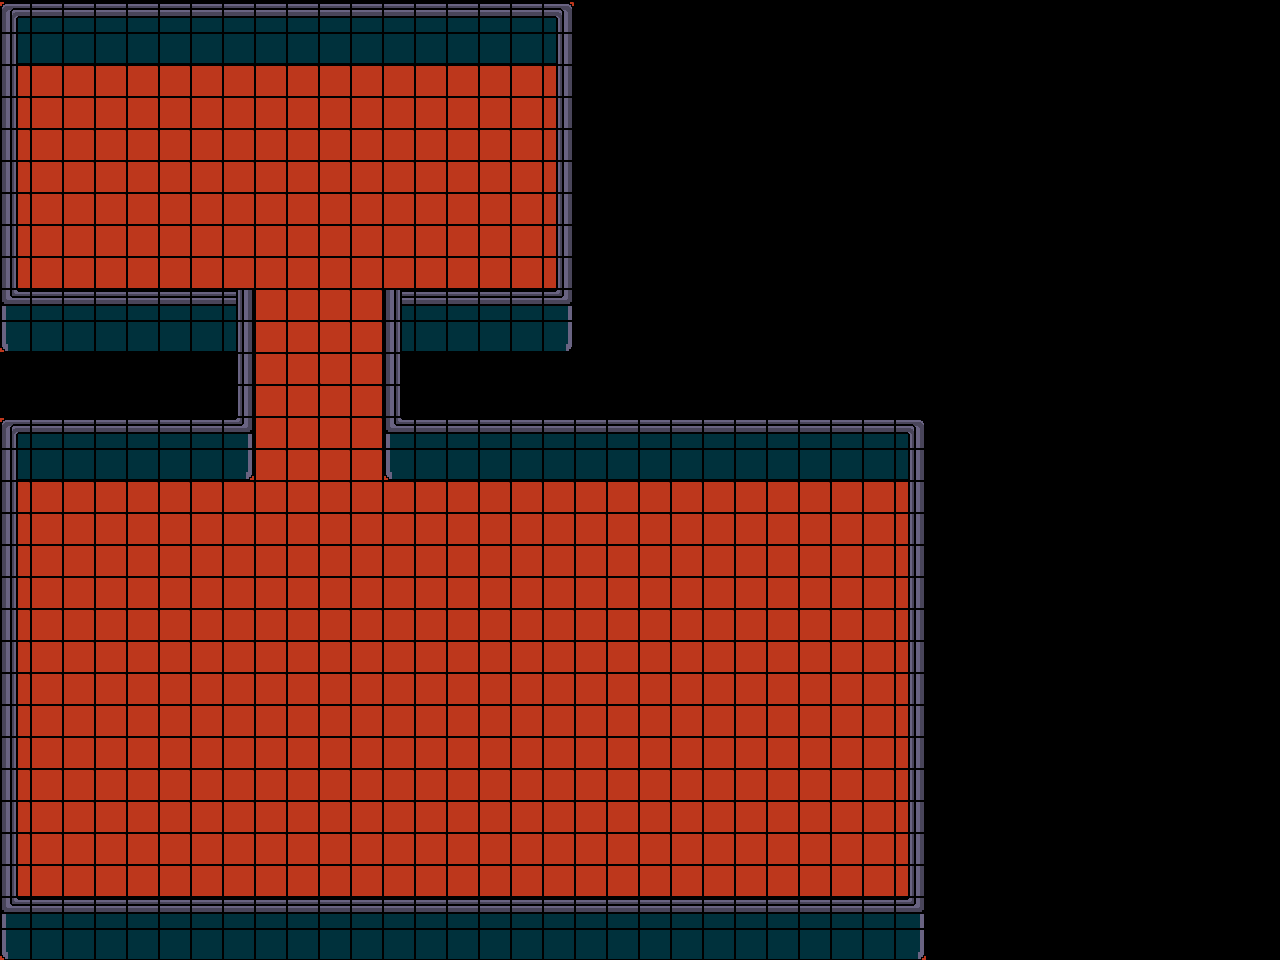

Below is a game level as drawn by its tile map, then a one-line description and the .tmx file that defines it, in full:
An orthogonal 40x30 tile map with 32x32 px tiles, 2 tile layers (Tile Layer 1, Tile Layer 2), 2 tilesets and 12 objects.

<map version="1.10" tiledversion="1.10.2" orientation="orthogonal" renderorder="right-down" width="40" height="30" tilewidth="32" tileheight="32" infinite="0" nextlayerid="4" nextobjectid="15">
 <tileset firstgid="1" source="tile2.tsx" />
 <tileset firstgid="25" source="scifitiles-sheet.tsx" />
 <layer id="1" name="Tile Layer 1" width="40" height="30">
  <data encoding="csv">
2,2,2,2,2,2,2,2,2,2,2,2,2,2,2,2,2,2,0,0,0,0,0,0,0,0,0,0,0,0,0,0,0,0,0,0,0,0,0,0,
12,2,2,2,2,2,2,2,2,2,2,2,2,2,2,2,2,12,0,0,0,0,0,0,0,0,0,0,0,0,0,0,0,0,0,0,0,0,0,0,
2,2,2,2,2,2,2,2,2,2,2,2,2,2,2,2,2,2,0,0,0,0,0,0,0,0,0,0,0,0,0,0,0,0,0,0,0,0,0,0,
2,2,2,2,2,2,2,2,2,2,2,2,2,2,2,2,2,2,0,0,0,0,0,0,0,0,0,0,0,0,0,0,0,0,0,0,0,0,0,0,
2,2,2,2,2,2,2,2,2,2,2,2,2,2,2,2,2,2,0,0,0,0,0,0,0,0,0,0,0,0,0,0,0,0,0,0,0,0,0,0,
2,2,2,2,2,2,2,2,2,2,2,2,2,2,2,2,2,2,0,0,0,0,0,0,0,0,0,0,0,0,0,0,0,0,0,0,0,0,0,0,
2,2,2,2,2,2,2,2,2,2,2,2,2,2,2,2,2,2,0,0,0,0,0,0,0,0,0,0,0,0,0,0,0,0,0,0,0,0,0,0,
2,2,2,2,2,2,2,2,2,2,2,2,2,2,2,2,2,2,0,0,0,0,0,0,0,0,0,0,0,0,0,0,0,0,0,0,0,0,0,0,
2,2,2,2,2,2,2,2,2,2,2,2,2,2,2,2,2,2,0,0,0,0,0,0,0,0,0,0,0,0,0,0,0,0,0,0,0,0,0,0,
2,2,2,2,2,2,6,6,2,2,2,2,6,2,2,2,2,2,0,0,0,0,0,0,0,0,0,0,0,0,0,0,0,0,0,0,0,0,0,0,
2,2,2,2,2,2,2,22,2,2,2,2,22,2,2,2,2,2147483669,0,0,0,0,0,0,0,0,0,0,0,0,0,0,0,0,0,0,0,0,0,0,
0,0,0,0,0,0,0,0,2,2,7,2,0,0,0,0,0,0,0,0,0,0,0,0,0,0,0,0,0,0,0,0,0,0,0,0,0,0,0,0,
0,0,0,0,0,0,0,0,2,2,2,2,0,0,0,0,0,0,0,0,0,0,0,0,0,0,0,0,0,0,0,0,0,0,0,0,0,0,0,0,
2,2,2,2,2,2,2,2,2,2,2,2,2,2,2,2,2,2,2,2,2,2,2,2,2,2,0,0,0,0,0,0,0,0,0,0,0,0,0,0,
2,2,2,2,2,2,2,2,2,2,2,2,2,2,2,2,2,2,2,2,2,2,2,2,2,2,2,2,12,0,0,0,0,0,0,0,0,0,0,0,
2,2,2,2,2,2,2,2,2,2,2,2,2,2,2,2,2,2,2,2,2,2,2,2,2,2,2,2,2,0,0,0,0,0,0,0,0,0,0,0,
2,2,2,2,2,2,2,2,2,2,2,2,2,2,2,2,2,2,2,2,2,2,2,2,2,2,2,2,2,0,0,0,0,0,0,0,0,0,0,0,
2,2,2,2,2,2,2,2,2,2,2,2,2,2,2,2,2,2,2,2,2,2,2,2,2,2,2,2,2,0,0,0,0,0,0,0,0,0,0,0,
2,2,2,2,2,2,2,2,2,2,2,2,2,2,2,2,2,2,2,2,2,2,2,2,2,2,2,2,2,0,0,0,0,0,0,0,0,0,0,0,
2,2,2,2,2,2,2,2,2,2,2,2,2,2,2,2,2,2,2,2,2,2,2,2,2,2,2,2,2,0,0,0,0,0,0,0,0,0,0,0,
2,2,2,2,2,2,2,2,2,2,2,2,2,2,2,2,2,2,2,2,2,2,2,2,2,2,2,2,2,0,0,0,0,0,0,0,0,0,0,0,
2,2,2,2,2,2,2,2,2,2,2,2,2,2,2,2,2,2,2,2,2,2,2,2,2,2,2,2,2,0,0,0,0,0,0,0,0,0,0,0,
2,2,2,2,2,2,2,2,2,2,2,2,2,2,2,2,2,2,2,2,2,2,2,2,2,2,2,2,2,0,0,0,0,0,0,0,0,0,0,0,
2,2,2,2,2,2,2,2,2,2,2,2,2,2,2,2,2,2,2,2,2,2,2,2,2,2,2,2,2,0,0,0,0,0,0,0,0,0,0,0,
2,2,2,2,2,2,2,2,2,2,2,2,2,2,2,2,2,2,2,2,2,2,2,2,2,2,2,2,2,0,0,0,0,0,0,0,0,0,0,0,
2,2,2,2,2,2,2,2,2,2,2,2,2,2,2,2,2,2,2,2,2,2,2,2,2,2,2,2,2,0,0,0,0,0,0,0,0,0,0,0,
2,2,2,2,2,2,2,2,2,2,2,2,2,2,2,2,2,2,2,2,2,2,2,2,2,2,2,2,2,0,0,0,0,0,0,0,0,0,0,0,
2,2,2,2,2,2,2,2,2,2,2,2,2,2,2,2,2,2,2,2,2,2,2,2,2,2,2,2,2,0,0,0,0,0,0,0,0,0,0,0,
2,2,2,2,2,2,2,2,2,2,2,2,2,2,2,2,2,2,2,2,2,2,2,2,2,2,2,2,2,0,0,0,0,0,0,0,0,0,0,0,
2,2,2,2,2,2,2,2,2,2,2,2,2,2,2,2,2,2,2,2,2,2,2,2,2,2,2,2,2,0,0,0,0,0,0,0,0,0,0,0
</data>
 </layer>
 <layer id="2" name="Tile Layer 2" width="40" height="30">
  <data encoding="csv">
5,6,6,6,6,6,6,6,6,6,6,6,6,6,6,6,6,2147483653,0,0,0,0,0,0,0,0,0,0,0,0,0,0,0,0,0,0,0,0,0,0,
3,12,12,12,12,12,12,12,12,12,12,12,12,12,12,12,12,2147483651,0,0,0,0,0,0,0,0,0,0,0,0,0,0,0,0,0,0,0,0,0,0,
3,0,0,0,0,0,0,0,0,0,0,0,0,0,0,0,0,2147483651,0,0,0,0,0,0,0,0,0,0,0,0,0,0,0,0,0,0,0,0,0,0,
3,0,0,0,0,0,0,0,0,0,0,0,0,0,0,0,0,2147483651,0,0,0,0,0,0,0,0,0,0,0,0,0,0,0,0,0,0,0,0,0,0,
3,0,0,0,0,0,0,0,0,0,0,0,0,0,0,0,0,2147483651,0,0,0,0,0,0,0,0,0,0,0,0,0,0,0,0,0,0,0,0,0,0,
3,0,0,0,0,0,0,0,0,0,0,0,0,0,0,0,0,2147483651,0,0,0,0,0,0,0,0,0,0,0,0,0,0,0,0,0,0,0,0,0,0,
3,0,0,0,0,0,0,0,0,0,0,0,0,0,0,0,0,2147483651,0,0,0,0,0,0,0,0,0,0,0,0,0,0,0,0,0,0,0,0,0,0,
3,0,0,0,0,0,0,0,0,0,0,0,0,0,0,0,0,2147483651,0,0,0,0,0,0,0,0,0,0,0,0,0,0,0,0,0,0,0,0,0,0,
3,0,0,0,0,0,0,0,0,0,0,0,0,0,0,0,0,2147483651,0,0,0,0,0,0,0,0,0,0,0,0,0,0,0,0,0,0,0,0,0,0,
15,16,16,16,16,16,16,2147483651,0,0,0,0,3,6,6,6,6,2147483663,0,0,0,0,0,0,0,0,0,0,0,0,0,0,0,0,0,0,0,0,0,0,
21,22,22,22,22,22,22,2147483651,0,0,0,0,3,22,22,22,22,2147483669,0,0,0,0,0,0,0,0,0,0,0,0,0,0,0,0,0,0,0,0,0,0,
0,0,0,0,0,0,0,2147483651,0,0,0,0,3,0,0,0,0,0,0,0,0,0,0,0,0,0,0,0,0,0,0,0,0,0,0,0,0,0,0,0,
0,0,0,0,0,0,0,2147483651,0,0,0,0,3,0,0,0,0,0,0,0,0,0,0,0,0,0,0,0,0,0,0,0,0,0,0,0,0,0,0,0,
5,6,6,6,6,6,6,2147483663,0,0,0,0,15,6,6,6,6,6,6,6,6,6,6,6,6,6,6,6,2147483653,0,0,0,0,0,0,0,0,0,0,0,
11,22,22,22,22,22,22,2147483669,0,0,0,0,21,22,22,22,22,22,22,22,22,22,22,12,12,12,12,12,2147483651,0,0,0,0,0,0,0,0,0,0,0,
3,0,0,0,0,0,0,0,0,0,0,0,0,0,0,0,0,0,0,0,0,0,0,0,0,0,0,0,2147483651,0,0,0,0,0,0,0,0,0,0,0,
3,0,0,0,0,0,0,0,0,0,0,0,0,0,0,0,0,0,0,0,0,0,0,0,0,0,0,0,2147483651,0,0,0,0,0,0,0,0,0,0,0,
3,0,0,0,0,0,0,0,0,0,0,0,0,0,0,0,0,0,0,0,0,0,0,0,0,0,0,0,2147483651,0,0,0,0,0,0,0,0,0,0,0,
3,0,0,0,0,0,0,0,0,0,0,0,0,0,0,0,0,0,0,0,0,0,0,0,0,0,0,0,2147483651,0,0,0,0,0,0,0,0,0,0,0,
3,0,0,0,0,0,0,0,0,0,0,0,0,0,0,0,0,0,0,0,0,0,0,0,0,0,0,0,2147483651,0,0,0,0,0,0,0,0,0,0,0,
3,0,0,0,0,0,0,0,0,0,0,0,0,0,0,0,0,0,0,0,0,0,0,0,0,0,0,0,2147483651,0,0,0,0,0,0,0,0,0,0,0,
3,0,0,0,0,0,0,0,0,0,0,0,0,0,0,0,0,0,0,0,0,0,0,0,0,0,0,0,2147483651,0,0,0,0,0,0,0,0,0,0,0,
3,0,0,0,0,0,0,0,0,0,0,0,0,0,0,0,0,0,0,0,0,0,0,0,0,0,0,0,2147483651,0,0,0,0,0,0,0,0,0,0,0,
3,0,0,0,0,0,0,0,0,0,0,0,0,0,0,0,0,0,0,0,0,0,0,0,0,0,0,0,2147483651,0,0,0,0,0,0,0,0,0,0,0,
3,0,0,0,0,0,0,0,0,0,0,0,0,0,0,0,0,0,0,0,0,0,0,0,0,0,0,0,2147483651,0,0,0,0,0,0,0,0,0,0,0,
3,0,0,0,0,0,0,0,0,0,0,0,0,0,0,0,0,0,0,0,0,0,0,0,0,0,0,0,2147483651,0,0,0,0,0,0,0,0,0,0,0,
3,0,0,0,0,0,0,0,0,0,0,0,0,0,0,0,0,0,0,0,0,0,0,0,0,0,0,0,2147483651,0,0,0,0,0,0,0,0,0,0,0,
3,0,0,0,0,0,0,0,0,0,0,0,0,0,0,0,0,0,0,0,0,0,0,0,0,0,0,0,2147483651,0,0,0,0,0,0,0,0,0,0,0,
15,16,16,16,16,16,16,16,16,16,16,16,16,16,16,16,16,16,16,16,16,16,16,16,16,16,16,16,2147483663,0,0,0,0,0,0,0,0,0,0,0,
21,22,22,22,22,22,22,22,22,22,22,22,22,22,22,22,22,22,22,22,22,22,22,22,22,22,22,22,2147483669,0,0,0,0,0,0,0,0,0,0,0
</data>
 </layer>
 <objectgroup id="3" name="wallsObject" opacity="0">
  <object id="3" x="1.10319" y="417.008" width="14.3415" height="542.772" />
  <object id="4" x="909.032" y="417.008" width="17.6511" height="546.081" />
  <object id="5" x="383.912" y="417.008" width="543.875" height="13.2383" />
  <object id="6" x="2.20639" y="415.904" width="249.322" height="16.5479" />
  <object id="7" x="5.51597" y="895.794" width="921.168" height="63.9853" />
  <object id="8" x="383.912" y="290.14" width="15.4447" height="137.899" />
  <object id="9" x="237.187" y="289.037" width="16.5479" height="141.209" />
  <object id="10" x="3.30958" y="289.037" width="248.219" height="59.5725" />
  <object id="11" x="382.809" y="290.14" width="189.749" height="61.7789" />
  <object id="12" x="1.10319" y="1.10319" width="570.352" height="14.3415" />
  <object id="13" x="-1.10319" y="0" width="17.6511" height="348.61" />
  <object id="14" x="559.32" y="4.41278" width="11.0319" height="346.403" />
 </objectgroup>
</map>
